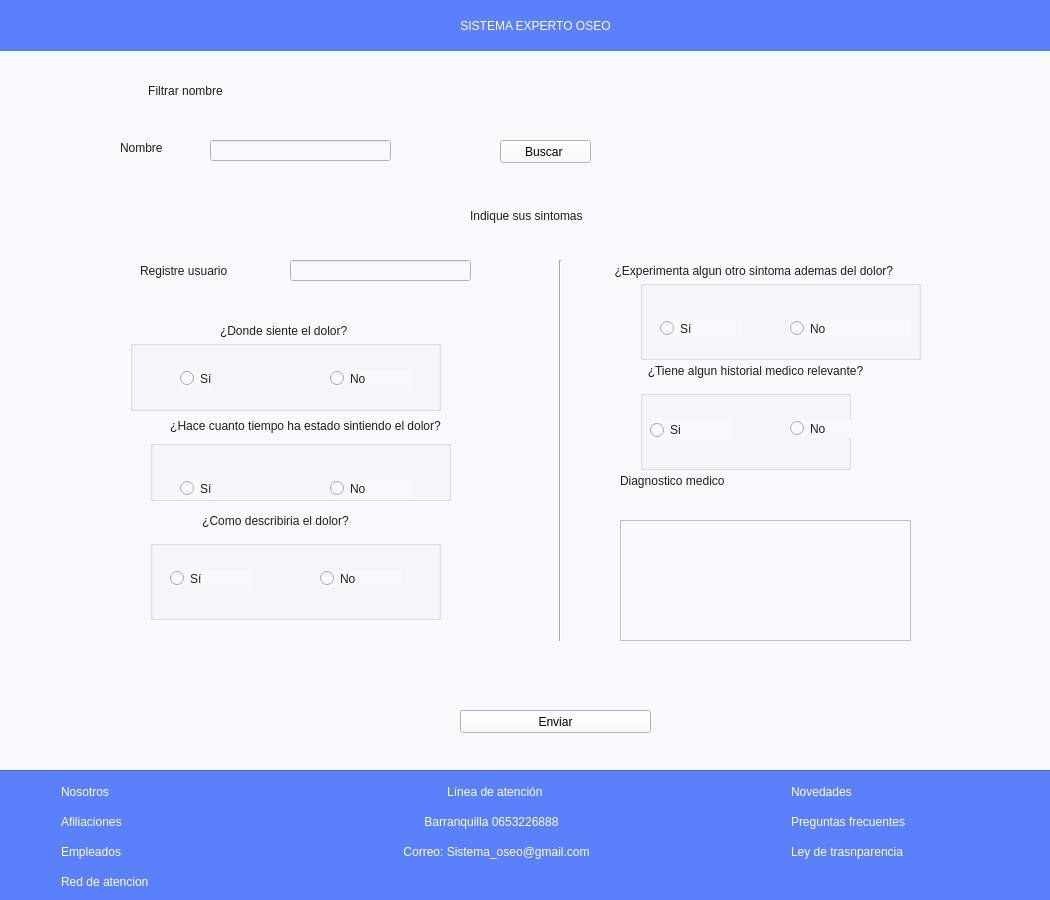
<?xml version="1.0" encoding="UTF-8"?>
<ui version="4.0">
 <class>MainWindow</class>
 <widget class="QMainWindow" name="MainWindow">
  <property name="geometry">
   <rect>
    <x>0</x>
    <y>0</y>
    <width>1050</width>
    <height>900</height>
   </rect>
  </property>
  <property name="minimumSize">
   <size>
    <width>1050</width>
    <height>900</height>
   </size>
  </property>
  <property name="maximumSize">
   <size>
    <width>1050</width>
    <height>1000</height>
   </size>
  </property>
  <property name="windowTitle">
   <string>MainWindow</string>
  </property>
  <property name="styleSheet">
   <string notr="true">background-color: rgb(255, 255, 255);
background-color: rgb(205, 222, 255);</string>
  </property>
  <widget class="QWidget" name="centralwidget">
   <property name="styleSheet">
    <string notr="true">background-color: rgb(248, 249, 253);</string>
   </property>
   <widget class="QLabel" name="label">
    <property name="geometry">
     <rect>
      <x>0</x>
      <y>0</y>
      <width>1071</width>
      <height>51</height>
     </rect>
    </property>
    <property name="styleSheet">
     <string notr="true">font: 87 18pt &quot;Poppins Black&quot;;
background-color: rgb(90, 129, 250);
background-color: rgb(90, 129, 250);
color: rgb(255, 255, 255);</string>
    </property>
    <property name="text">
     <string>SISTEMA EXPERTO OSEO</string>
    </property>
    <property name="alignment">
     <set>Qt::AlignCenter</set>
    </property>
   </widget>
   <widget class="QLabel" name="label_3">
    <property name="geometry">
     <rect>
      <x>120</x>
      <y>140</y>
      <width>71</width>
      <height>16</height>
     </rect>
    </property>
    <property name="styleSheet">
     <string notr="true">color: rgb(31, 31, 31);
font: 57 12pt &quot;Poppins Medium&quot;;</string>
    </property>
    <property name="text">
     <string>Nombre</string>
    </property>
    <property name="textFormat">
     <enum>Qt::PlainText</enum>
    </property>
   </widget>
   <widget class="QLabel" name="label_17">
    <property name="geometry">
     <rect>
      <x>470</x>
      <y>200</y>
      <width>251</width>
      <height>31</height>
     </rect>
    </property>
    <property name="styleSheet">
     <string notr="true">font: 75 14pt &quot;Poppins&quot;;
color: rgb(31, 31, 31);</string>
    </property>
    <property name="text">
     <string>Indique sus sintomas</string>
    </property>
    <property name="alignment">
     <set>Qt::AlignLeading|Qt::AlignLeft|Qt::AlignVCenter</set>
    </property>
   </widget>
   <widget class="Line" name="line">
    <property name="geometry">
     <rect>
      <x>550</x>
      <y>260</y>
      <width>20</width>
      <height>381</height>
     </rect>
    </property>
    <property name="orientation">
     <enum>Qt::Vertical</enum>
    </property>
   </widget>
   <widget class="QLabel" name="label_20">
    <property name="geometry">
     <rect>
      <x>580</x>
      <y>260</y>
      <width>351</width>
      <height>21</height>
     </rect>
    </property>
    <property name="styleSheet">
     <string notr="true">color: rgb(31, 31, 31);
font: 57 10pt &quot;Poppins Medium&quot;;</string>
    </property>
    <property name="text">
     <string>¿Experimenta algun otro sintoma ademas del dolor? </string>
    </property>
    <property name="alignment">
     <set>Qt::AlignCenter</set>
    </property>
   </widget>
   <widget class="QLabel" name="label_21">
    <property name="geometry">
     <rect>
      <x>130</x>
      <y>410</y>
      <width>351</width>
      <height>31</height>
     </rect>
    </property>
    <property name="styleSheet">
     <string notr="true">color: rgb(31, 31, 31);
font: 57 10pt &quot;Poppins Medium&quot;;</string>
    </property>
    <property name="text">
     <string>¿Hace cuanto tiempo ha estado sintiendo el dolor?</string>
    </property>
    <property name="alignment">
     <set>Qt::AlignCenter</set>
    </property>
   </widget>
   <widget class="QLabel" name="label_22">
    <property name="geometry">
     <rect>
      <x>100</x>
      <y>510</y>
      <width>351</width>
      <height>21</height>
     </rect>
    </property>
    <property name="styleSheet">
     <string notr="true">color: rgb(31, 31, 31);
font: 57 10pt &quot;Poppins Medium&quot;;</string>
    </property>
    <property name="text">
     <string>¿Como describiria el dolor?</string>
    </property>
    <property name="alignment">
     <set>Qt::AlignCenter</set>
    </property>
   </widget>
   <widget class="QLabel" name="label_23">
    <property name="geometry">
     <rect>
      <x>580</x>
      <y>360</y>
      <width>351</width>
      <height>21</height>
     </rect>
    </property>
    <property name="styleSheet">
     <string notr="true">color: rgb(31, 31, 31);
font: 57 10pt &quot;Poppins Medium&quot;;</string>
    </property>
    <property name="text">
     <string>¿Tiene algun historial medico relevante?</string>
    </property>
    <property name="alignment">
     <set>Qt::AlignCenter</set>
    </property>
   </widget>
   <widget class="QScrollArea" name="scrollArea_3">
    <property name="geometry">
     <rect>
      <x>-30</x>
      <y>770</y>
      <width>1121</width>
      <height>161</height>
     </rect>
    </property>
    <property name="styleSheet">
     <string notr="true">background-color: rgb(255, 255, 255);
background-color: rgb(90, 129, 250);
border-color: rgb(166, 166, 166);</string>
    </property>
    <property name="widgetResizable">
     <bool>true</bool>
    </property>
    <widget class="QWidget" name="scrollAreaWidgetContents_3">
     <property name="geometry">
      <rect>
       <x>0</x>
       <y>0</y>
       <width>1119</width>
       <height>159</height>
      </rect>
     </property>
     <widget class="QLabel" name="label_26">
      <property name="geometry">
       <rect>
        <x>820</x>
        <y>10</y>
        <width>101</width>
        <height>21</height>
       </rect>
      </property>
      <property name="styleSheet">
       <string notr="true">color: rgb(31, 31, 31);
color: rgb(255, 255, 255);
font: 57 12pt &quot;Poppins Medium&quot;;</string>
      </property>
      <property name="text">
       <string>Novedades </string>
      </property>
      <property name="alignment">
       <set>Qt::AlignLeading|Qt::AlignLeft|Qt::AlignVCenter</set>
      </property>
     </widget>
     <widget class="QLabel" name="label_27">
      <property name="geometry">
       <rect>
        <x>450</x>
        <y>10</y>
        <width>151</width>
        <height>21</height>
       </rect>
      </property>
      <property name="styleSheet">
       <string notr="true">color: rgb(31, 31, 31);
color: rgb(255, 255, 255);
font: 57 12pt &quot;Poppins Medium&quot;;</string>
      </property>
      <property name="text">
       <string>Línea de atención </string>
      </property>
      <property name="alignment">
       <set>Qt::AlignCenter</set>
      </property>
     </widget>
     <widget class="QLabel" name="label_28">
      <property name="geometry">
       <rect>
        <x>90</x>
        <y>10</y>
        <width>81</width>
        <height>21</height>
       </rect>
      </property>
      <property name="styleSheet">
       <string notr="true">color: rgb(31, 31, 31);
color: rgb(255, 255, 255);
font: 57 12pt &quot;Poppins Medium&quot;;</string>
      </property>
      <property name="text">
       <string>Nosotros </string>
      </property>
      <property name="alignment">
       <set>Qt::AlignLeading|Qt::AlignLeft|Qt::AlignVCenter</set>
      </property>
     </widget>
     <widget class="QLabel" name="label_29">
      <property name="geometry">
       <rect>
        <x>90</x>
        <y>40</y>
        <width>91</width>
        <height>21</height>
       </rect>
      </property>
      <property name="styleSheet">
       <string notr="true">color: rgb(31, 31, 31);
color: rgb(255, 255, 255);
font: 57 10pt &quot;Poppins light&quot;;</string>
      </property>
      <property name="text">
       <string>Afiliaciones </string>
      </property>
      <property name="alignment">
       <set>Qt::AlignLeading|Qt::AlignLeft|Qt::AlignVCenter</set>
      </property>
     </widget>
     <widget class="QLabel" name="label_30">
      <property name="geometry">
       <rect>
        <x>90</x>
        <y>70</y>
        <width>81</width>
        <height>21</height>
       </rect>
      </property>
      <property name="styleSheet">
       <string notr="true">color: rgb(31, 31, 31);
color: rgb(255, 255, 255);
font: 57 10pt &quot;Poppins light&quot;;</string>
      </property>
      <property name="text">
       <string>Empleados</string>
      </property>
      <property name="alignment">
       <set>Qt::AlignLeading|Qt::AlignLeft|Qt::AlignVCenter</set>
      </property>
     </widget>
     <widget class="QLabel" name="label_31">
      <property name="geometry">
       <rect>
        <x>90</x>
        <y>100</y>
        <width>121</width>
        <height>21</height>
       </rect>
      </property>
      <property name="styleSheet">
       <string notr="true">color: rgb(31, 31, 31);
color: rgb(255, 255, 255);
font: 57 10pt &quot;Poppins light&quot;;</string>
      </property>
      <property name="text">
       <string>Red de atencion </string>
      </property>
      <property name="alignment">
       <set>Qt::AlignLeading|Qt::AlignLeft|Qt::AlignVCenter</set>
      </property>
     </widget>
     <widget class="QLabel" name="label_32">
      <property name="geometry">
       <rect>
        <x>430</x>
        <y>40</y>
        <width>181</width>
        <height>21</height>
       </rect>
      </property>
      <property name="styleSheet">
       <string notr="true">color: rgb(31, 31, 31);
color: rgb(255, 255, 255);
font: 57 10pt &quot;Poppins Medium&quot;;</string>
      </property>
      <property name="text">
       <string>Barranquilla 0653226888</string>
      </property>
      <property name="alignment">
       <set>Qt::AlignCenter</set>
      </property>
     </widget>
     <widget class="QLabel" name="label_33">
      <property name="geometry">
       <rect>
        <x>400</x>
        <y>70</y>
        <width>251</width>
        <height>21</height>
       </rect>
      </property>
      <property name="styleSheet">
       <string notr="true">color: rgb(31, 31, 31);
color: rgb(255, 255, 255);
font: 57 10pt &quot;Poppins Medium&quot;;</string>
      </property>
      <property name="text">
       <string>Correo: Sistema_oseo@gmail.com</string>
      </property>
      <property name="alignment">
       <set>Qt::AlignCenter</set>
      </property>
     </widget>
     <widget class="QLabel" name="label_34">
      <property name="geometry">
       <rect>
        <x>820</x>
        <y>70</y>
        <width>171</width>
        <height>21</height>
       </rect>
      </property>
      <property name="styleSheet">
       <string notr="true">color: rgb(31, 31, 31);
color: rgb(255, 255, 255);
font: 57 10pt &quot;Poppins light&quot;;</string>
      </property>
      <property name="text">
       <string>Ley de trasnparencia</string>
      </property>
     </widget>
     <widget class="QLabel" name="label_35">
      <property name="geometry">
       <rect>
        <x>820</x>
        <y>40</y>
        <width>161</width>
        <height>21</height>
       </rect>
      </property>
      <property name="styleSheet">
       <string notr="true">color: rgb(31, 31, 31);
color: rgb(255, 255, 255);
font: 57 10pt &quot;Poppins light&quot;;</string>
      </property>
      <property name="text">
       <string>Preguntas frecuentes </string>
      </property>
     </widget>
    </widget>
   </widget>
   <widget class="QLabel" name="label_18">
    <property name="geometry">
     <rect>
      <x>220</x>
      <y>320</y>
      <width>151</width>
      <height>21</height>
     </rect>
    </property>
    <property name="styleSheet">
     <string notr="true">color: rgb(31, 31, 31);
font: 57 10pt &quot;Poppins Medium&quot;;</string>
    </property>
    <property name="text">
     <string>¿Donde siente el dolor?</string>
    </property>
   </widget>
   <widget class="QLineEdit" name="filtradoNombre">
    <property name="geometry">
     <rect>
      <x>210</x>
      <y>140</y>
      <width>181</width>
      <height>21</height>
     </rect>
    </property>
    <property name="text">
     <string/>
    </property>
   </widget>
   <widget class="QLabel" name="label_10">
    <property name="geometry">
     <rect>
      <x>100</x>
      <y>80</y>
      <width>171</width>
      <height>21</height>
     </rect>
    </property>
    <property name="styleSheet">
     <string notr="true">font: 75 14pt &quot;Poppins&quot;;
color: rgb(31, 31, 31);</string>
    </property>
    <property name="text">
     <string>Filtrar nombre</string>
    </property>
    <property name="alignment">
     <set>Qt::AlignCenter</set>
    </property>
   </widget>
   <widget class="QPushButton" name="onClickBuscar">
    <property name="geometry">
     <rect>
      <x>500</x>
      <y>140</y>
      <width>91</width>
      <height>23</height>
     </rect>
    </property>
    <property name="text">
     <string>Buscar </string>
    </property>
   </widget>
   <widget class="QLabel" name="label_24">
    <property name="geometry">
     <rect>
      <x>620</x>
      <y>470</y>
      <width>151</width>
      <height>21</height>
     </rect>
    </property>
    <property name="styleSheet">
     <string notr="true">color: rgb(31, 31, 31);
font: 57 10pt &quot;Poppins Medium&quot;;</string>
    </property>
    <property name="text">
     <string>Diagnostico medico </string>
    </property>
   </widget>
   <widget class="QTextEdit" name="TextDiagnostico">
    <property name="enabled">
     <bool>false</bool>
    </property>
    <property name="geometry">
     <rect>
      <x>620</x>
      <y>520</y>
      <width>291</width>
      <height>121</height>
     </rect>
    </property>
   </widget>
   <widget class="QPushButton" name="enviarDatos">
    <property name="geometry">
     <rect>
      <x>460</x>
      <y>710</y>
      <width>191</width>
      <height>23</height>
     </rect>
    </property>
    <property name="text">
     <string>Enviar</string>
    </property>
   </widget>
   <widget class="QLabel" name="label_19">
    <property name="geometry">
     <rect>
      <x>140</x>
      <y>260</y>
      <width>121</width>
      <height>21</height>
     </rect>
    </property>
    <property name="styleSheet">
     <string notr="true">color: rgb(31, 31, 31);
font: 57 10pt &quot;Poppins Medium&quot;;</string>
    </property>
    <property name="text">
     <string>Registre usuario </string>
    </property>
   </widget>
   <widget class="QLineEdit" name="inputpostuser">
    <property name="geometry">
     <rect>
      <x>290</x>
      <y>260</y>
      <width>181</width>
      <height>21</height>
     </rect>
    </property>
    <property name="text">
     <string/>
    </property>
   </widget>
   <widget class="QGroupBox" name="groupBox">
    <property name="geometry">
     <rect>
      <x>130</x>
      <y>340</y>
      <width>311</width>
      <height>71</height>
     </rect>
    </property>
    <property name="acceptDrops">
     <bool>false</bool>
    </property>
    <property name="title">
     <string/>
    </property>
    <widget class="QRadioButton" name="radioButton_r1_0">
     <property name="geometry">
      <rect>
       <x>200</x>
       <y>30</y>
       <width>82</width>
       <height>17</height>
      </rect>
     </property>
     <property name="styleSheet">
      <string notr="true">color: rgb(31, 31, 31);
font: 57 10pt &quot;Poppins Medium&quot;;</string>
     </property>
     <property name="text">
      <string>No</string>
     </property>
    </widget>
    <widget class="QRadioButton" name="radioButton_r1_1">
     <property name="geometry">
      <rect>
       <x>50</x>
       <y>30</y>
       <width>31</width>
       <height>17</height>
      </rect>
     </property>
     <property name="styleSheet">
      <string notr="true">color: rgb(31, 31, 31);
font: 57 10pt &quot;Poppins Medium&quot;;</string>
     </property>
     <property name="text">
      <string>Sí</string>
     </property>
    </widget>
   </widget>
   <widget class="QGroupBox" name="groupBox_2">
    <property name="geometry">
     <rect>
      <x>150</x>
      <y>440</y>
      <width>301</width>
      <height>61</height>
     </rect>
    </property>
    <property name="title">
     <string/>
    </property>
    <widget class="QRadioButton" name="radioButton_r2_1">
     <property name="geometry">
      <rect>
       <x>30</x>
       <y>40</y>
       <width>31</width>
       <height>17</height>
      </rect>
     </property>
     <property name="styleSheet">
      <string notr="true">color: rgb(31, 31, 31);
font: 57 10pt &quot;Poppins Medium&quot;;</string>
     </property>
     <property name="text">
      <string>Sí</string>
     </property>
    </widget>
    <widget class="QRadioButton" name="radioButton_r2_0">
     <property name="geometry">
      <rect>
       <x>180</x>
       <y>40</y>
       <width>82</width>
       <height>17</height>
      </rect>
     </property>
     <property name="styleSheet">
      <string notr="true">color: rgb(31, 31, 31);
font: 57 10pt &quot;Poppins Medium&quot;;</string>
     </property>
     <property name="text">
      <string>No</string>
     </property>
    </widget>
   </widget>
   <widget class="QGroupBox" name="groupBox_3">
    <property name="geometry">
     <rect>
      <x>150</x>
      <y>540</y>
      <width>291</width>
      <height>80</height>
     </rect>
    </property>
    <property name="title">
     <string/>
    </property>
    <widget class="QRadioButton" name="radioButton_r3_1">
     <property name="geometry">
      <rect>
       <x>20</x>
       <y>30</y>
       <width>82</width>
       <height>17</height>
      </rect>
     </property>
     <property name="styleSheet">
      <string notr="true">color: rgb(31, 31, 31);
font: 57 10pt &quot;Poppins Medium&quot;;</string>
     </property>
     <property name="text">
      <string>Sí</string>
     </property>
    </widget>
    <widget class="QRadioButton" name="radioButton_r3_0">
     <property name="geometry">
      <rect>
       <x>170</x>
       <y>30</y>
       <width>82</width>
       <height>17</height>
      </rect>
     </property>
     <property name="styleSheet">
      <string notr="true">color: rgb(31, 31, 31);
font: 57 10pt &quot;Poppins Medium&quot;;</string>
     </property>
     <property name="text">
      <string>No</string>
     </property>
    </widget>
   </widget>
   <widget class="QGroupBox" name="groupBox_4">
    <property name="geometry">
     <rect>
      <x>640</x>
      <y>280</y>
      <width>281</width>
      <height>80</height>
     </rect>
    </property>
    <property name="title">
     <string/>
    </property>
    <widget class="QRadioButton" name="radioButton_r4_1">
     <property name="geometry">
      <rect>
       <x>20</x>
       <y>40</y>
       <width>82</width>
       <height>17</height>
      </rect>
     </property>
     <property name="styleSheet">
      <string notr="true">color: rgb(31, 31, 31);
font: 57 10pt &quot;Poppins Medium&quot;;</string>
     </property>
     <property name="text">
      <string>Sí</string>
     </property>
    </widget>
    <widget class="QRadioButton" name="radioButton_r4_0">
     <property name="geometry">
      <rect>
       <x>150</x>
       <y>40</y>
       <width>121</width>
       <height>17</height>
      </rect>
     </property>
     <property name="styleSheet">
      <string notr="true">color: rgb(31, 31, 31);
font: 57 10pt &quot;Poppins Medium&quot;;</string>
     </property>
     <property name="text">
      <string>No</string>
     </property>
    </widget>
   </widget>
   <widget class="QGroupBox" name="groupBox_5">
    <property name="geometry">
     <rect>
      <x>640</x>
      <y>390</y>
      <width>211</width>
      <height>80</height>
     </rect>
    </property>
    <property name="title">
     <string/>
    </property>
    <widget class="QRadioButton" name="radioButton_r5_1">
     <property name="geometry">
      <rect>
       <x>10</x>
       <y>30</y>
       <width>82</width>
       <height>20</height>
      </rect>
     </property>
     <property name="styleSheet">
      <string notr="true">color: rgb(31, 31, 31);
font: 57 10pt &quot;Poppins Medium&quot;;</string>
     </property>
     <property name="text">
      <string>Si</string>
     </property>
    </widget>
    <widget class="QRadioButton" name="radioButton_r5_0">
     <property name="geometry">
      <rect>
       <x>150</x>
       <y>30</y>
       <width>82</width>
       <height>17</height>
      </rect>
     </property>
     <property name="styleSheet">
      <string notr="true">color: rgb(31, 31, 31);
font: 57 10pt &quot;Poppins Medium&quot;;</string>
     </property>
     <property name="text">
      <string>No</string>
     </property>
    </widget>
   </widget>
  </widget>
 </widget>
 <resources/>
 <connections/>
</ui>
